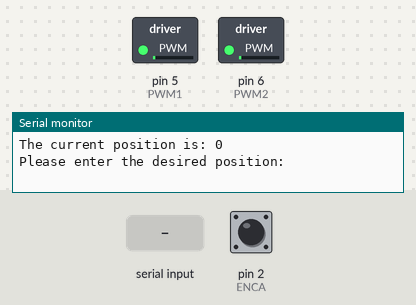
Bench run of a sketch on a simulated Arduino Uno, built with avr-gcc and run on an emulated ATmega328P. Parts: switched loads named in the sketch (green lamp = pin HIGH), the last lines printed to the serial monitor. The inputs (shaded band) are chosen by the test bench; at power-on: pin 2 (ENCA) HIGH.

Above: at 2.2 s.
2.3 s: "90,45\n" received over Serial
At 2.8 s:
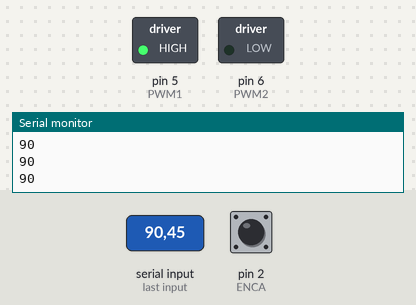
Timing chart, 0 to 5.3 s (numbered marks = the images above; inputs shaded):
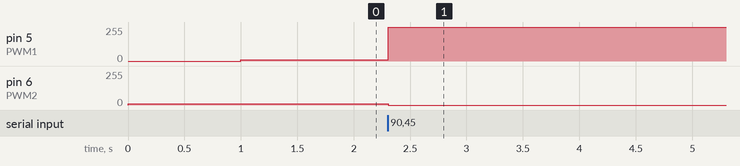

Measured:
- after the input at 2.3 s, pin 5 (PWM1): 10/255 → 255/255 at once; pin 6 (PWM2): 10/255 → 0/255 at once

The sketch:

E1.ino
```cpp
// (C) Amin Mahmoudifard, Yasamin Fazelidehkordi, Patrik Samcenko, group: 28 __ (2023)
// Work package 6
// Exercise 1
// Submission code: 65828 (provided by your TA-s)

// WP 6 Exercise 1 Template DIT 632
#define ENCA 2
#define ENCB 3
#define PWM1 5
#define PWM2 6

int pos = 0; // Position in ticks
int deg = 0; // Position in degrees

int degtarget = 0; // Target position in degrees

int speed = 0; // Desired motor speed

int kp = 5; // Proportional constant for controller (tuning parameter)
int u_out = 0; // output of controller

int e = 0; // error
int a = 0; // a-encoder signal
int b = 0; // b-encoder signal

void setup() {

  Serial.begin(9600);
  pinMode(ENCA,INPUT_PULLUP);
  pinMode(ENCB,INPUT_PULLUP);
  pinMode(PWM1,OUTPUT);
  pinMode(PWM2,OUTPUT);

  /*
  ==> TO DO TO DO TO DO
  ATTACH INTERRUPT HERE.
  */
  attachInterrupt(digitalPinToInterrupt(ENCA),ISR_readEncoder, RISING);
  // Start the motor, just a tiny little bit because otherwise TinkerCad dies....
  analogWrite(PWM2, 10);
  delay(1000); // TinkerCad bug
  analogWrite(PWM1, 10);
}

void loop() {
  // Stop the motor, but not to zero because then TinkerCad dies....
  analogWrite(PWM1, 10);
  delay(1000); // TinkerCad...bug
  analogWrite(PWM2, 10);

  // Check if motor rotated all the way around, and reset counter
    if (pos > 2299){
      deg = deg - 359;
      pos = pos - 2299;
    }
    if (pos < 0){
      deg = 359 + deg;
      pos = 2299 + pos;
    }


  // Print current position
  if(deg > 359){
    deg = deg -359;
  }
  Serial.print("The current position is: ");
  Serial.print(deg);
  Serial.print("\n");


  // Get input
  degtarget = getInput();

  // Calculate initial error
  e = degtarget - deg;
  Serial.println(e);

  // Loop until error is zero
  while(e){

    // Map current position into degrees
    deg = map(pos,0,2299,0,359);

    // Get necessary speed signal
    speed = getAction(e);

    // Send speed signal to motor
    // Rotating clockwise
    if(speed >= 0){
      if (speed < 100) // motor does not react with too low inputs
        speed = 100;
      analogWrite(PWM2, 0);
      analogWrite(PWM1, speed);
    }

    // Rotating counter-clockwise
    else{
      if (-speed < 100) // motor does not react with too low inputs
        speed = -100;
      analogWrite(PWM1, 0);
      analogWrite(PWM2, -speed);
    }

    // Calculate new error
    e = degtarget - deg;
    Serial.println(e);
  }

}

int getInput(){

  int ready = 0;
  char buf[4];
  int input = -1;

  Serial.print("Please enter the desired position: \n");

  while(!ready){
    ready = Serial.readBytes(buf,4);
    input = atoi(&buf[0]);
  }

  return input;
}

int getAction(int error){
  /*
  ==> TO DO TO DO TO DO
  Calculate u_out as function of the error and the kp (tuning parameter).
  */
  u_out = kp *error;
  if (u_out > 254){ //u_out cannot be more than 255...
    return 255;
  }
  else if (u_out < -254){ //...or less than -254
    return -255;
  }
  else
     return u_out;
}

void ISR_readEncoder(){
  /*
  ==> TO DO TO DO TO DO
  READ THE ENCODER SIGNAL HERE.
  Read the encoder signals and increase or decrease pos accordingly.
  */
  a = digitalRead(ENCA);
  b = digitalRead(ENCB);
  if(a>b){
    pos++;
  }
  else{
    pos--;
  }

}
```
